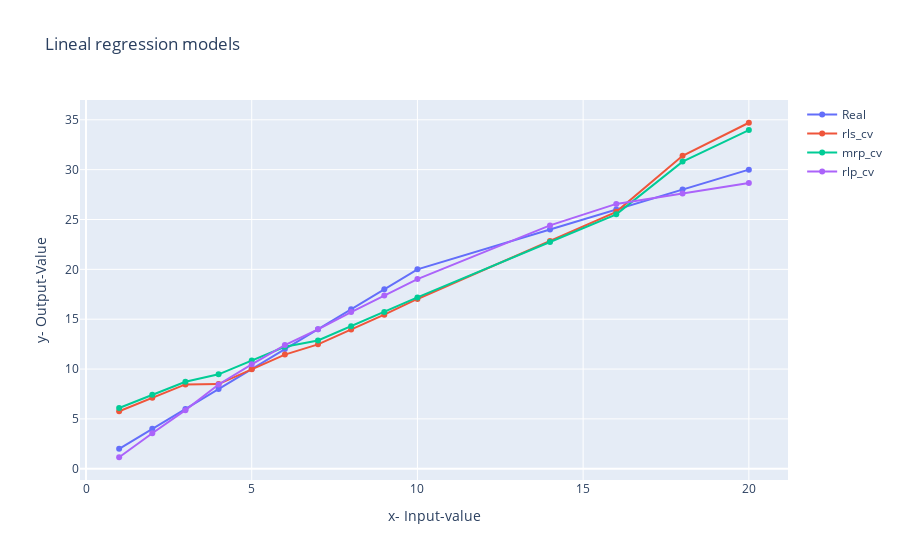

Notebook code cell kept with this figure:
### Markdown cell above
### Comparison of Model Results - Parte one

### Code cell
import numpy as np
import plotly.graph_objects as go

# Create the figure and the strokes
xbase = x1.flatten() # flatten input x for plot exe x
fig = go.Figure()
fig.add_trace(go.Scatter(x=xbase, y=y, name='Real'))
fig.add_trace(go.Scatter(x=xbase, y=rls_cv, name='rls_cv'))
fig.add_trace(go.Scatter(x=xbase, y=mrp_cv, name='mrp_cv'))
fig.add_trace(go.Scatter(x=xbase, y=rlp_cv, name='rlp_cv'))

# Configured graphic design
fig.update_layout(
    title='Lineal regression models',
    xaxis_title='x- Input-value',
    yaxis_title='y- Output-Value',
    hovermode='x'  
)
# show interactive graphic
fig.show()

### Figure 1 — Plotly figure (JSON) as saved in the notebook; plotly's stock layout.template omitted (floating-point values rounded to 4 significant figures)
{"data": [{"name": "Real", "type": "scatter", "x": [1, 2, 3, 4, 5, 6, 7, 8, 9, 10, 14, 16, 18, 20], "y": [2, 4, 6, 8, 10, 12, 14, 16, 18, 20, 24, 26, 28, 30]}, {"name": "rls_cv", "type": "scatter", "x": [1, 2, 3, 4, 5, 6, 7, 8, 9, 10, 14, 16, 18, 20], "y": [5.767, 7.112, 8.457, 8.491, 9.969, 11.45, 12.48, 13.97, 15.45, 17.03, 22.85, 25.76, 31.39, 34.7]}, {"name": "mrp_cv", "type": "scatter", "x": [1, 2, 3, 4, 5, 6, 7, 8, 9, 10, 14, 16, 18, 20], "y": [6.093, 7.412, 8.731, 9.472, 10.85, 12.23, 12.86, 14.29, 15.73, 17.18, 22.74, 25.52, 30.81, 33.97]}, {"name": "rlp_cv", "type": "scatter", "x": [1, 2, 3, 4, 5, 6, 7, 8, 9, 10, 14, 16, 18, 20], "y": [1.153, 3.567, 5.878, 8.45, 10.48, 12.41, 13.98, 15.72, 17.36, 19.03, 24.41, 26.56, 27.61, 28.67]}], "layout": {"hovermode": "x", "title": {"text": "Lineal regression models"}, "xaxis": {"title": {"text": "x- Input-value"}}, "yaxis": {"title": {"text": "y- Output-Value"}}}}
